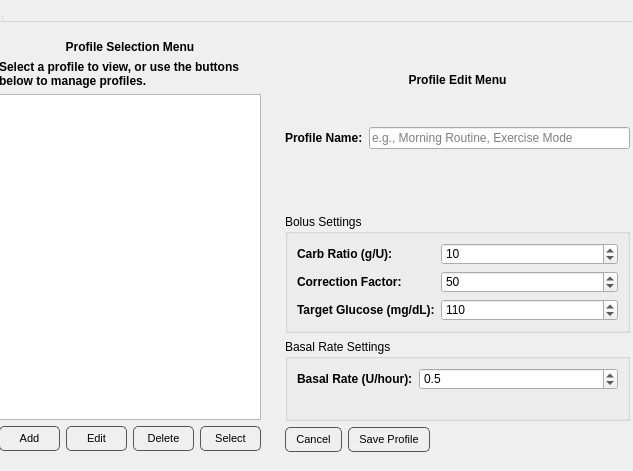
<?xml version="1.0" encoding="UTF-8"?>
<ui version="4.0">
 <class>Profilescreen</class>
 <widget class="QWidget" name="Profilescreen">
  <property name="geometry">
   <rect>
    <x>0</x>
    <y>0</y>
    <width>633</width>
    <height>471</height>
   </rect>
  </property>
  <property name="windowTitle">
   <string>Insulin Delivery Profiles</string>
  </property>
  <property name="styleSheet">
   <string notr="true">QLabel {
    font-weight: bold;
}

QPushButton {
    border: 1px solid #555555;
    border-radius: 5px;
    padding: 5px 10px;
}

QPushButton:hover {
    background-color: #555555;
	color: #ffffff;
}

QPushButton:pressed {
    background-color: #777777;
}</string>
  </property>
  <widget class="QWidget" name="centralwidget">
   <property name="geometry">
    <rect>
     <x>-10</x>
     <y>30</y>
     <width>649</width>
     <height>431</height>
    </rect>
   </property>
   <layout class="QHBoxLayout" name="mainLayout">
    <property name="spacing">
     <number>6</number>
    </property>
    <item>
     <widget class="QWidget" name="profileSelectionPanel" native="true">
      <property name="enabled">
       <bool>true</bool>
      </property>
      <property name="sizePolicy">
       <sizepolicy hsizetype="Fixed" vsizetype="Preferred">
        <horstretch>0</horstretch>
        <verstretch>0</verstretch>
       </sizepolicy>
      </property>
      <property name="minimumSize">
       <size>
        <width>280</width>
        <height>429</height>
       </size>
      </property>
      <property name="maximumSize">
       <size>
        <width>280</width>
        <height>429</height>
       </size>
      </property>
      <layout class="QVBoxLayout" name="leftPanelLayout">
       <item>
        <layout class="QVBoxLayout" name="profileSelectionFrame">
         <item>
          <widget class="QLabel" name="profileHeaderLabel">
           <property name="text">
            <string>Profile Selection Menu</string>
           </property>
           <property name="alignment">
            <set>Qt::AlignCenter</set>
           </property>
          </widget>
         </item>
         <item>
          <widget class="QLabel" name="instructionsLabel">
           <property name="text">
            <string>Select a profile to view, or use the buttons below to manage profiles.</string>
           </property>
           <property name="wordWrap">
            <bool>true</bool>
           </property>
          </widget>
         </item>
         <item>
          <widget class="QListWidget" name="profileList">
           <property name="sizePolicy">
            <sizepolicy hsizetype="Expanding" vsizetype="Expanding">
             <horstretch>0</horstretch>
             <verstretch>0</verstretch>
            </sizepolicy>
           </property>
           <property name="minimumSize">
            <size>
             <width>0</width>
             <height>200</height>
            </size>
           </property>
          </widget>
         </item>
         <item>
          <layout class="QHBoxLayout" name="profileButtonLayout">
           <item>
            <widget class="QPushButton" name="profileAddBtn">
             <property name="font">
              <font>
               <pointsize>8</pointsize>
              </font>
             </property>
             <property name="text">
              <string>Add</string>
             </property>
            </widget>
           </item>
           <item>
            <widget class="QPushButton" name="profileEditBtn">
             <property name="font">
              <font>
               <pointsize>8</pointsize>
              </font>
             </property>
             <property name="text">
              <string>Edit</string>
             </property>
            </widget>
           </item>
           <item>
            <widget class="QPushButton" name="profileDeleteBtn">
             <property name="font">
              <font>
               <pointsize>8</pointsize>
              </font>
             </property>
             <property name="text">
              <string>Delete</string>
             </property>
            </widget>
           </item>
           <item>
            <widget class="QPushButton" name="currentProfileBtn">
             <property name="font">
              <font>
               <pointsize>8</pointsize>
              </font>
             </property>
             <property name="text">
              <string>Select</string>
             </property>
            </widget>
           </item>
          </layout>
         </item>
        </layout>
       </item>
      </layout>
     </widget>
    </item>
    <item>
     <widget class="QWidget" name="profileEditPanel" native="true">
      <property name="enabled">
       <bool>true</bool>
      </property>
      <property name="sizePolicy">
       <sizepolicy hsizetype="Expanding" vsizetype="Preferred">
        <horstretch>0</horstretch>
        <verstretch>0</verstretch>
       </sizepolicy>
      </property>
      <property name="visible">
       <bool>true</bool>
      </property>
      <layout class="QVBoxLayout" name="rightPanelLayout">
       <item>
        <layout class="QVBoxLayout" name="profileEditFrame">
         <item>
          <widget class="QLabel" name="profileEditHeaderLabel">
           <property name="text">
            <string>Profile Edit Menu</string>
           </property>
           <property name="alignment">
            <set>Qt::AlignCenter</set>
           </property>
          </widget>
         </item>
         <item>
          <layout class="QFormLayout" name="profileNameLayout">
           <item row="0" column="0">
            <widget class="QLabel" name="profileNameLabel">
             <property name="text">
              <string>Profile Name:</string>
             </property>
            </widget>
           </item>
           <item row="0" column="1">
            <widget class="QLineEdit" name="profileNameLineEdit">
             <property name="text">
              <string/>
             </property>
             <property name="placeholderText">
              <string>e.g., Morning Routine, Exercise Mode</string>
             </property>
            </widget>
           </item>
          </layout>
         </item>
         <item>
          <widget class="QGroupBox" name="groupBolusSettings">
           <property name="title">
            <string>Bolus Settings</string>
           </property>
           <layout class="QFormLayout" name="bolusSettingsLayout">
            <item row="0" column="0">
             <widget class="QLabel" name="carbRatioLabel">
              <property name="text">
               <string>Carb Ratio (g/U):</string>
              </property>
             </widget>
            </item>
            <item row="0" column="1">
             <widget class="QSpinBox" name="carbRatioSpin">
              <property name="maximum">
               <number>1000</number>
              </property>
              <property name="value">
               <number>10</number>
              </property>
             </widget>
            </item>
            <item row="1" column="0">
             <widget class="QLabel" name="correctionFactorLabel">
              <property name="text">
               <string>Correction Factor:</string>
              </property>
             </widget>
            </item>
            <item row="1" column="1">
             <widget class="QSpinBox" name="correctionFactorSpin">
              <property name="maximum">
               <number>1000</number>
              </property>
              <property name="value">
               <number>50</number>
              </property>
             </widget>
            </item>
            <item row="2" column="0">
             <widget class="QLabel" name="targetGlusoceFactorLabel">
              <property name="text">
               <string>Target Glucose (mg/dL):</string>
              </property>
             </widget>
            </item>
            <item row="2" column="1">
             <widget class="QSpinBox" name="targetGlusoceSpin">
              <property name="maximum">
               <number>1000</number>
              </property>
              <property name="value">
               <number>110</number>
              </property>
             </widget>
            </item>
           </layout>
          </widget>
         </item>
         <item>
          <widget class="QGroupBox" name="groupBasalRate">
           <property name="title">
            <string>Basal Rate Settings</string>
           </property>
           <layout class="QFormLayout" name="basalRateLayout">
            <item row="0" column="0">
             <widget class="QLabel" name="basalRateLabel">
              <property name="text">
               <string>Basal Rate (U/hour):</string>
              </property>
             </widget>
            </item>
            <item row="0" column="1">
             <widget class="QDoubleSpinBox" name="basalRateSpin">
              <property name="decimals">
               <number>1</number>
              </property>
              <property name="minimum">
               <double>0.0</double>
              </property>
              <property name="maximum">
               <double>90.0</double>
              </property>
              <property name="singleStep">
               <double>0.1</double>
              </property>
              <property name="value">
               <double>0.5</double>
              </property>
             </widget>
            </item>
           </layout>
          </widget>
         </item>
         <item>
          <layout class="QHBoxLayout" name="buttonLayout">
           <item>
            <widget class="QPushButton" name="cancelBtn">
             <property name="font">
              <font>
               <pointsize>8</pointsize>
              </font>
             </property>
             <property name="text">
              <string>Cancel</string>
             </property>
            </widget>
           </item>
           <item>
            <widget class="QPushButton" name="saveProfileBtn">
             <property name="font">
              <font>
               <pointsize>8</pointsize>
              </font>
             </property>
             <property name="text">
              <string>Save Profile</string>
             </property>
            </widget>
           </item>
           <item>
            <spacer name="horizontalSpacer">
             <property name="orientation">
              <enum>Qt::Horizontal</enum>
             </property>
             <property name="sizeHint" stdset="0">
              <size>
               <width>40</width>
               <height>20</height>
              </size>
             </property>
            </spacer>
           </item>
          </layout>
         </item>
        </layout>
       </item>
      </layout>
     </widget>
    </item>
   </layout>
  </widget>
  <widget class="QMenuBar" name="menubar">
   <property name="geometry">
    <rect>
     <x>0</x>
     <y>0</y>
     <width>800</width>
     <height>22</height>
    </rect>
   </property>
  </widget>
  <widget class="QStatusBar" name="statusbar">
   <property name="geometry">
    <rect>
     <x>0</x>
     <y>0</y>
     <width>3</width>
     <height>22</height>
    </rect>
   </property>
  </widget>
 </widget>
 <resources/>
 <connections/>
</ui>
